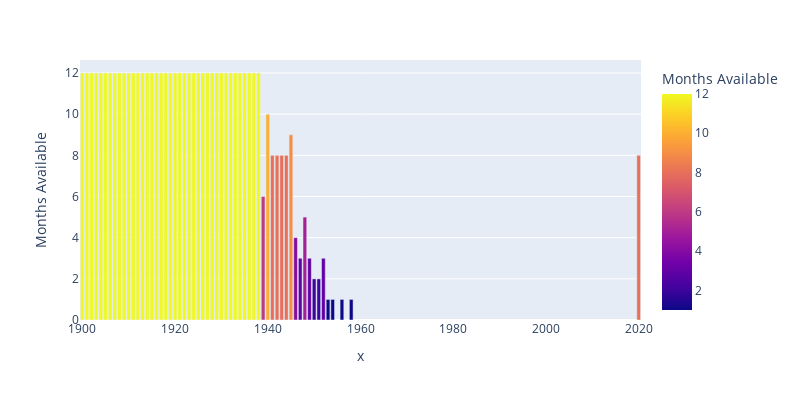

Notebook source saved alongside this figure:
### Markdown cell above
> ## Data Analysis

- Let us look at how the data availablility has evolved over time, we use plotly to do this
- We plot Months without at least one data point (for any company)
- We notice that, the data started piling up only after 1938, before that there were barely any approvals
- Starting early 60s, we have data every year and every month, so this is when the drug approvals really kept surging
- We are still in May 2020, so the data for the rest of the months is missing

### Code cell
df = (pd.DataFrame(no_data, columns=['Year', 'Month']).groupby('Year').count())
fig = px.bar(df, y='Month', x=df.index,
             color='Month',
             labels={'Month': 'Months Available'}, height=400, width=800)
#go.FigureWidget(data=fig)
fig.show()

### Figure 1 — Plotly figure (JSON) as saved in the notebook; plotly's stock layout.template omitted (floating-point values rounded to 4 significant figures)
{"data": [{"alignmentgroup": "True", "hovertemplate": "x=%{x}<br>Months Available=%{marker.color}<extra></extra>", "legendgroup": "", "marker": {"color": [12, 12, 12, 12, 12, 12, 12, 12, 12, 12, 12, 12, 12, 12, 12, 12, 12, 12, 12, 12, 12, 12, 12, 12, 12, 12, 12, 12, 12, 12, 12, 12, 12, 12, 12, 12, 12, 12, 12, 6, 10, 8, 8, 8, 8, 9, 4, 3, 5, 3, 2, 2, 3, 1, 1, 1, 1, 8], "coloraxis": "coloraxis"}, "name": "", "offsetgroup": "", "orientation": "v", "showlegend": false, "textposition": "auto", "type": "bar", "x": [1900, 1901, 1902, 1903, 1904, 1905, 1906, 1907, 1908, 1909, 1910, 1911, 1912, 1913, 1914, 1915, 1916, 1917, 1918, 1919, 1920, 1921, 1922, 1923, 1924, 1925, 1926, 1927, 1928, 1929, 1930, 1931, 1932, 1933, 1934, 1935, 1936, 1937, 1938, 1939, 1940, 1941, 1942, 1943, 1944, 1945, 1946, 1947, 1948, 1949, 1950, 1951, 1952, 1953, 1954, 1956, 1958, 2020], "xaxis": "x", "y": [12, 12, 12, 12, 12, 12, 12, 12, 12, 12, 12, 12, 12, 12, 12, 12, 12, 12, 12, 12, 12, 12, 12, 12, 12, 12, 12, 12, 12, 12, 12, 12, 12, 12, 12, 12, 12, 12, 12, 6, 10, 8, 8, 8, 8, 9, 4, 3, 5, 3, 2, 2, 3, 1, 1, 1, 1, 8], "yaxis": "y"}], "layout": {"barmode": "relative", "coloraxis": {"colorbar": {"title": {"text": "Months Available"}}, "colorscale": [[0, "#0d0887"], [0.1111, "#46039f"], [0.2222, "#7201a8"], [0.3333, "#9c179e"], [0.4444, "#bd3786"], [0.5556, "#d8576b"], [0.6667, "#ed7953"], [0.7778, "#fb9f3a"], [0.8889, "#fdca26"], [1, "#f0f921"]]}, "height": 400, "legend": {"tracegroupgap": 0}, "margin": {"t": 60}, "width": 800, "xaxis": {"anchor": "y", "domain": [0, 1], "title": {"text": "x"}}, "yaxis": {"anchor": "x", "domain": [0, 1], "title": {"text": "Months Available"}}}}
